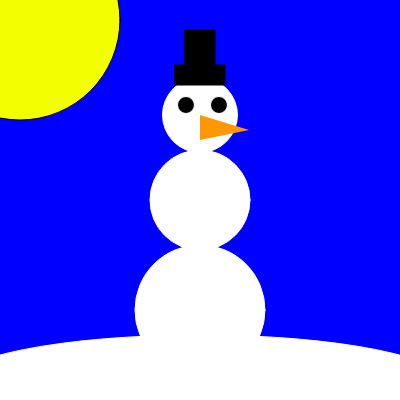
Frame 1 (no input)
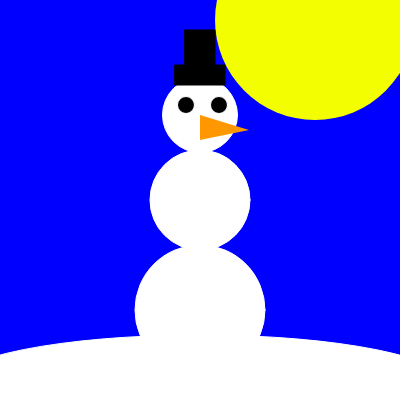
Frame 60 (no input)
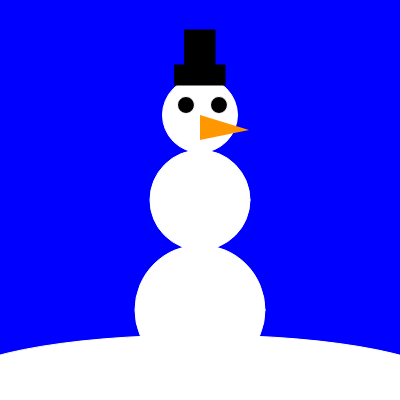
Frame 120 (the mouse pressed at the canvas centre since frame 60)

The p5.js sketch that drew these frames (run headless with seeded random() and noise() and a simulated clock; from frame 60 on, the mouse is pressed at the canvas centre):

// p5.js sketch
// ── sketch.js
var sun = 0
function setup() {
  createCanvas(400, 400);
}

function draw() {
  background(0,0,255);
 fill(243,255,0)
  ellipse(20+sun,20,200)
   fill(255,255,255)
  stroke(255,255,255)
  ellipse(200,200,100)
  ellipse(200,115,75)
  ellipse(200,310,130)
  fill(0)
  stroke(0)
  rect(175,65,50,20)
  rect(185,30,30,50)
  fill(255,255,255)
  stroke(255)
  ellipse(200,385,500,100)
  fill(0)
  ellipse(186,105,17)
   ellipse(219,105,17)
  fill('#FF9800')
  noStroke()
  triangle(200,115,200,140,249,130)
  sun=sun+5
 
  
  
  
  
  
  
  
  
  
  
  
  
  
  
  
  
  
  
  
  
  
  
  
  
}
